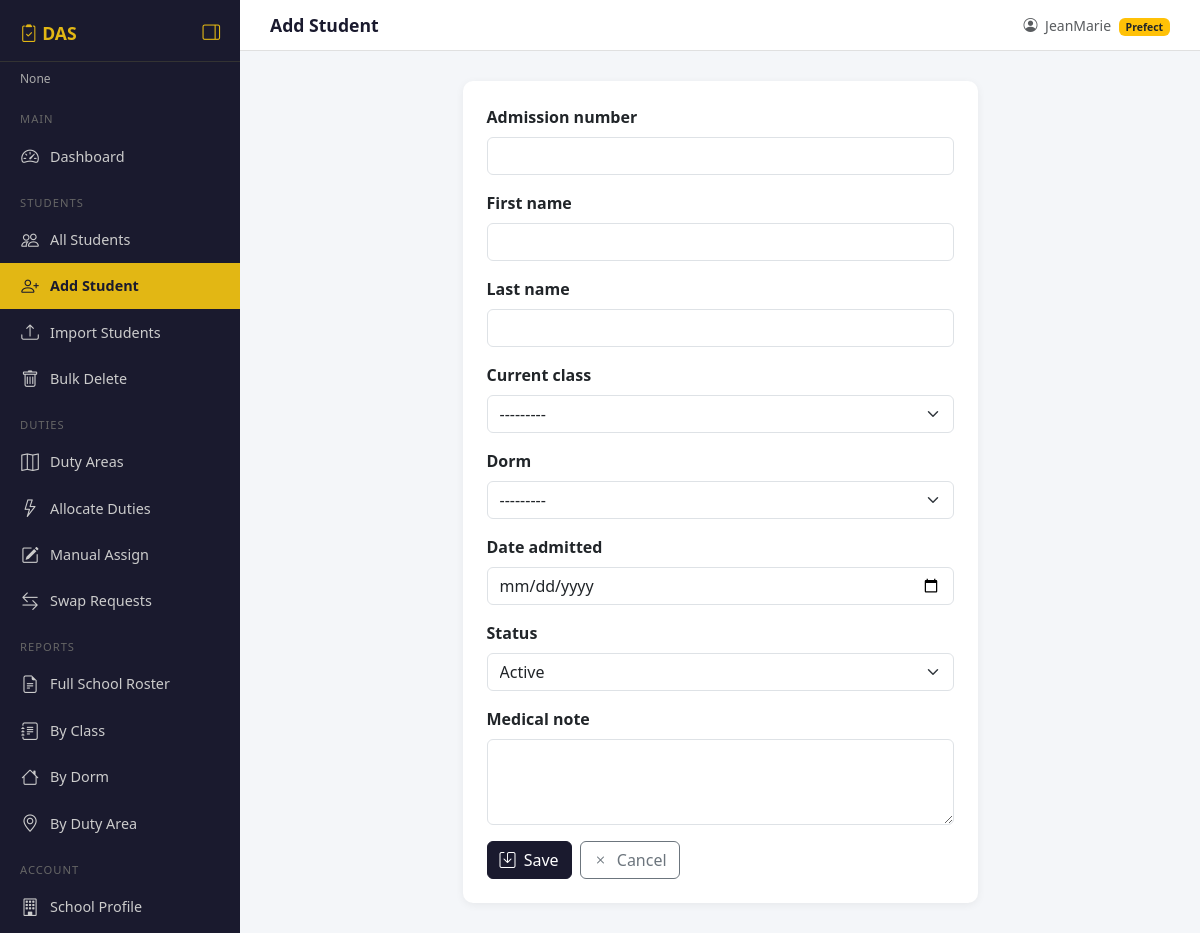
Screenshot of /students/add/ (signed in) with the database file from the repository.
### accounts/models.py (models this page shows, shortened)
class User(AbstractUser):
    ROLES = [
        ('superadmin', 'Super Admin'),
        ('admin', 'School Admin'),
        ('prefect', 'Prefect'),
    ]
    role = models.CharField(max_length=20, choices=ROLES, default='prefect')
    school = models.ForeignKey(
        'schools.School',
        on_delete=models.SET_NULL,
        null=True, blank=True,
        related_name='users'
    )
    def is_school_admin(self):
        return self.role in ['admin', 'superadmin']

### students/views.py (the view)
# urls.py: path('add/',                views.student_create,         name='student_create'),
@login_required
def student_create(request):
    school = get_school(request)
    form   = StudentForm(school, request.POST or None)
    if form.is_valid():
        student        = form.save(commit=False)
        student.school = school
        student.save()
        messages.success(request, f"Student {student.get_full_name()} added successfully.")
        return redirect('student_list')
    return render(request, 'students/form.html', {'form': form, 'title': 'Add Student'})

### students/forms.py
class StudentForm(forms.ModelForm):
    class Meta:
        model  = Student
        fields = [
            'admission_number', 'first_name', 'last_name',
            'current_class', 'dorm', 'date_admitted',
            'status', 'medical_note'
        ]
        widgets = {
            'date_admitted': forms.DateInput(attrs={'type': 'date'}),
            'medical_note':  forms.Textarea(attrs={'rows': 3}),
        }
    def __init__(self, school, *args, **kwargs):
        super().__init__(*args, **kwargs)
        self.fields['current_class'].queryset = Class.objects.filter(school=school)
        self.fields['dorm'].queryset          = Dorm.objects.filter(school=school)
        add_bootstrap(self)  # ← applies Bootstrap classes

### students/forms.py (called while the page is built)
def add_bootstrap(form):
    for field in form.fields.values():
        if hasattr(field.widget, 'attrs'):
            existing = field.widget.attrs.get('class', '')
            if 'form-control' not in existing and 'form-select' not in existing:
                if isinstance(field.widget, (forms.Select, forms.SelectMultiple)):
                    field.widget.attrs['class'] = 'form-select'
                else:
                    field.widget.attrs['class'] = 'form-control'
    return form

### students/views.py (called while the page is built)
def get_school(request):
    return request.user.school

### templates/students/form.html (shortened to what this page needs)
{% extends 'base.html' %}
{% block page_title %}{{ title }}{% endblock %}
{% block content %}
<div class="row justify-content-center">
  <div class="col-md-7">
    <div class="card p-4">
      <form method="post">
        {% for field in form %}
        <div class="mb-3">
          <label class="form-label fw-semibold">{{ field.label }}</label>
          {{ field }}
        </div>
        {% endfor %}
        <div class="d-flex gap-2">
          <button type="submit" class="btn btn-primary">
            <i class="bi bi-save me-1"></i> Save
          </button>
          <a href="{% url 'student_list' %}" class="btn btn-outline-secondary">
            <i class="bi bi-x me-1"></i> Cancel
          </a>
        </div>
      </form>
    </div>
  </div>
</div>
{% endblock %}

### templates/base.html (shortened to what this page needs)
<!DOCTYPE html>
<html lang="en">
<head>
  <link href="https://cdn.jsdelivr.net/npm/bootstrap@5.3.0/dist/css/bootstrap.min.css" rel="stylesheet">
  <link href="https://cdn.jsdelivr.net/npm/bootstrap-icons@1.10.5/font/bootstrap-icons.css" rel="stylesheet">
</head>
<body>
<div class="sidebar" id="sidebar">
  <div class="brand">
    <span class="brand-text">
      <i class="bi bi-clipboard2-check"></i> DAS
    </span>
    <button class="toggle-btn" id="toggleBtn" title="Toggle Sidebar">
      <i class="bi bi-layout-sidebar-reverse" id="toggleIcon"></i>
    </button>
  </div>
  <div class="school-name">{{ request.user.school }}</div>
  <div class="nav-section">Main</div>
  <a href="{% url 'dashboard' %}"
     data-title="Dashboard"
     class="{% if request.resolver_match.url_name == 'dashboard' %}active{% endif %}">
    <i class="bi bi-speedometer2"></i>
    <span class="nav-label">Dashboard</span>
  </a>
  <div class="nav-section">Students</div>
  <a href="{% url 'student_list' %}"
     data-title="All Students"
     class="{% if request.resolver_match.url_name == 'student_list' %}active{% endif %}">
    <i class="bi bi-people"></i>
    <span class="nav-label">All Students</span>
  </a>
  <a href="{% url 'student_create' %}"
     data-title="Add Student"
     class="{% if request.resolver_match.url_name == 'student_create' %}active{% endif %}">
    <i class="bi bi-person-plus"></i>
    <span class="nav-label">Add Student</span>
  </a>
  <a href="{% url 'student_import' %}"
     data-title="Import Students"
     class="{% if request.resolver_match.url_name == 'student_import' %}active{% endif %}">
    <i class="bi bi-upload"></i>
    <span class="nav-label">Import Students</span>
  </a>
  <a href="{% url 'student_bulk_delete' %}"
     data-title="Bulk Delete"
     class="{% if request.resolver_match.url_name == 'student_bulk_delete' %}active{% endif %}">
    <i class="bi bi-trash"></i>
    <span class="nav-label">Bulk Delete</span>
  </a>
  <div class="nav-section">Duties</div>
  <a href="{% url 'duty_area_list' %}"
     data-title="Duty Areas"
     class="{% if request.resolver_match.url_name == 'duty_area_list' %}active{% endif %}">
    <i class="bi bi-map"></i>
    <span class="nav-label">Duty Areas</span>
  </a>
  <a href="{% url 'allocate' %}"
     data-title="Allocate Duties"
     class="{% if request.resolver_match.url_name == 'allocate' %}active{% endif %}">
    <i class="bi bi-lightning"></i>
    <span class="nav-label">Allocate Duties</span>
  </a>
  <a href="{% url 'manual_assign' %}"
     data-title="Manual Assign"
     class="{% if request.resolver_match.url_name == 'manual_assign' %}active{% endif %}">
    <i class="bi bi-pencil-square"></i>
    <span class="nav-label">Manual Assign</span>
  </a>
  <a href="{% url 'swap_list' %}"
     data-title="Swap Requests"
     class="{% if request.resolver_match.url_name == 'swap_list' %}active{% endif %}">
    <i class="bi bi-arrow-left-right"></i>
    <span class="nav-label">Swap Requests</span>
  </a>
  <div class="nav-section">Reports</div>
  <a href="{% url 'report_full_school' %}"
     data-title="Full School Roster"
     class="{% if request.resolver_match.url_name == 'report_full_school' %}active{% endif %}">
    <i class="bi bi-file-earmark-text"></i>
    <span class="nav-label">Full School Roster</span>
  </a>
  <a href="{% url 'report_by_class' %}"
     data-title="By Class"
     class="{% if request.resolver_match.url_name == 'report_by_class' %}active{% endif %}">
    <i class="bi bi-journal-text"></i>
    <span class="nav-label">By Class</span>
  </a>
  <a href="{% url 'report_by_dorm' %}"
     data-title="By Dorm"
     class="{% if request.resolver_match.url_name == 'report_by_dorm' %}active{% endif %}">
    <i class="bi bi-house"></i>
    <span class="nav-label">By Dorm</span>
  </a>
  <a href="{% url 'report_by_area' %}"
     data-title="By Duty Area"
     class="{% if request.resolver_match.url_name == 'report_by_area' %}active{% endif %}">
    <i class="bi bi-geo-alt"></i>
    <span class="nav-label">By Duty Area</span>
  </a>
  <div class="nav-section">Account</div>
  <a href="{% url 'school_profile' %}"
     data-title="School Profile"
     class="{% if request.resolver_match.url_name == 'school_profile' %}active{% endif %}">
    <i class="bi bi-building"></i>
    <span class="nav-label">School Profile</span>
  </a>
  </div>
<div class="main-content" id="mainContent">
  <div class="topbar">
    <span class="page-title">{% block page_title %}Dashboard{% endblock %}</span>
    <span class="text-muted small">
      <i class="bi bi-person-circle me-1"></i>
      {{ request.user.get_full_name|default:request.user.username }}
      <span class="badge bg-warning text-dark ms-1">
        {{ request.user.get_role_display }}
      </span>
    </span>
  </div>
  <div class="content-area">
    {% block content %}{% endblock %}
  </div>
</div>
</body>
</html>

### templates/base.html (style rules this page uses)
body { background: #f4f6f9; font-family: 'Segoe UI', sans-serif; }
.sidebar { min-height: 100vh; background: #1a1a2e; color: white; width: 240px; position: fixed; top: 0; left: 0; bottom: 0; padding-top: 20px; z-index: 100; overflow-y: scroll; overflow-x: hidden; transition: width 0.25s ease; }
.sidebar .brand { font-size: 1.1rem; font-weight: 700; color: #e2b714; padding: 0 20px 15px; border-bottom: 1px solid #333; display: flex; align-items: center; justify-content: space-between; white-space: nowrap; }
.brand-text { transition: opacity 0.2s ease; }
.toggle-btn { background: none; border: none; color: #e2b714; cursor: pointer; font-size: 1.1rem; padding: 0; line-height: 1; flex-shrink: 0; }
.sidebar .school-name { font-size: 0.75rem; color: #aaa; padding: 8px 20px; white-space: nowrap; overflow: hidden; text-overflow: ellipsis; transition: opacity 0.2s; }
.sidebar .nav-section { font-size: 0.7rem; color: #666; padding: 15px 20px 5px; text-transform: uppercase; letter-spacing: 1px; white-space: nowrap; transition: opacity 0.2s; }
.sidebar a { display: flex; align-items: center; color: #ccc; text-decoration: none; padding: 10px 20px; font-size: 0.9rem; transition: background 0.2s, color 0.2s; white-space: nowrap; }
.sidebar a.active { background: #e2b714; color: #1a1a2e; font-weight: 700; }
.sidebar a i { font-size: 1.1rem; flex-shrink: 0; width: 20px; text-align: center; }
.nav-label { margin-left: 10px; transition: opacity 0.2s; }
.main-content { margin-left: 240px; padding: 0; transition: margin-left 0.25s ease; }
.topbar { background: white; border-bottom: 1px solid #e0e0e0; padding: 12px 30px; display: flex; justify-content: space-between; align-items: center; position: sticky; top: 0; z-index: 99; }
.topbar .page-title { font-weight: 600; font-size: 1.1rem; color: #1a1a2e; }
.content-area { padding: 30px; }
.card { border: none; border-radius: 10px; box-shadow: 0 2px 8px rgba(0,0,0,0.06); }
.btn-primary { background: #1a1a2e; border-color: #1a1a2e; }

### rows the page displays
User: user.school "None", user.get_full_name "JeanMarie", user.role "Prefect"

### other values shown
{{ title }} "Add Student"
{{ field.label }} "Admission number" "First name" "Last name" "Current class" "Dorm" "Date admitted" "Status" "Medical note"
